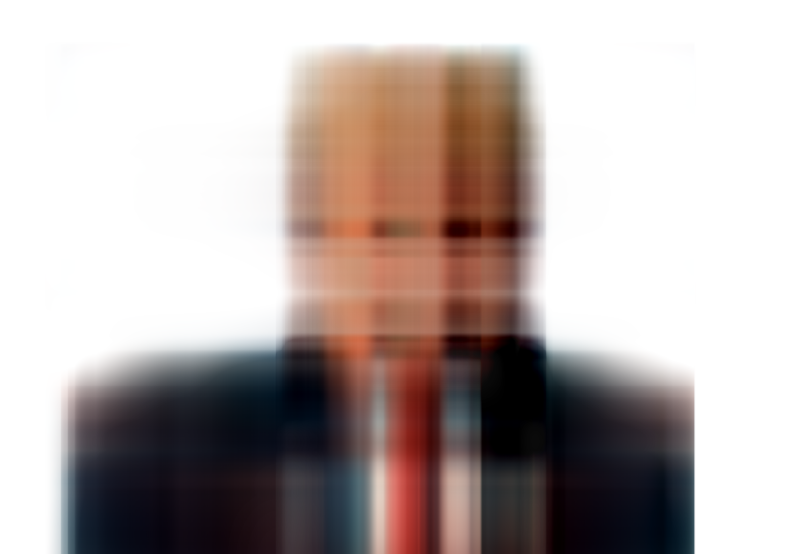
#> input picture 6.实践与应用/image/a.png, 1600 x 1107 px (shown at 1/2 size); its folder holds only this picture in this run
$ python composite-images.py   (older library calls are emulated)
#> lines starting #> are read from the running program, lines starting #| are printed output that depends on the picture
import os
from PIL import Image

image_names = [name for name in os.listdir('.') if os.path.splitext(name)[1] == ".png"]
image_names.sort()

to_image = Image.new('RGB', (640, 560))
#> to_image: PIL image 640x560 RGB; every value is 0

for y in range(1, 5):
    for x in range(1, 5):
        from_image = Image.open(image_names[4*(y-1)+x-1]).resize((160,140),Image.ANTIALIAS)
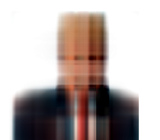
#> from_image: PIL image 160x140 RGBA; mean R, G, B, A 79.5, 68.1, 65.3, 113.3; transparent parts drawn white
        to_image.paste(from_image, ((x-1)*160, (y-1)*140))
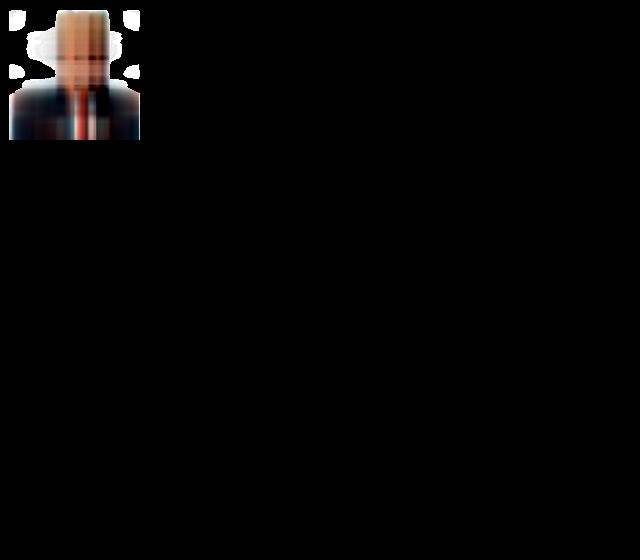
#> to_image: PIL image 640x560 RGB; mean R, G, B 5, 4.3, 4.1
#> (the run stopped early here; a loop or call above may not have finished)
